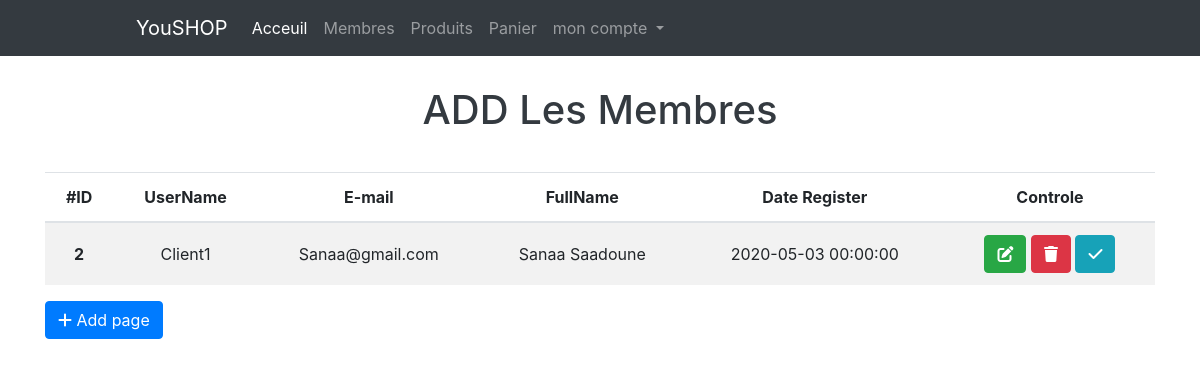
/members.php (signed in), run on the app's committed database.
### tables this page shows
CREATE TABLE IF NOT EXISTS `users` (
  `userID` int(11) NOT NULL AUTO_INCREMENT,
  `username` varchar(255) NOT NULL,
  `password` varchar(255) NOT NULL,
  `CIN` varchar(10) DEFAULT NULL,
  `email` varchar(255) NOT NULL,
  `fullname` varchar(255) NOT NULL,
  `groupeID` int(11) NOT NULL DEFAULT '0',
  `regStatus` int(11) NOT NULL DEFAULT '0',
  `dateRegistre` datetime NOT NULL,
  PRIMARY KEY (`userID`)
);

### members.php (the view, shortened to what this page needs)
<?php
if (isset($_SESSION['username'])) {
    include "init.php";
    $do = isset($_GET['do']) ? $_GET['do'] : 'manage';
    if ($do == 'manage') {
        $stmt = $db->prepare("SELECT * FROM users WHERE groupeID != 1");
        $stmt->execute(array());
        $rows = $stmt->fetchAll();
?>
        <div class="container">
            <h1 class="text-center">ADD Les Membres</h1>
            <div class="blank"></div>
            <div class="table-responsive table-center text-center">
                <table class="table table-striped">
                    <thead>
                        <tr>
                            <th scope="col">#ID</th>
                            <th scope="col">UserName</th>
                            <th scope="col">E-mail</th>
                            <th scope="col">FullName</th>
                            <th scope="col">Date Register</th>
                            <th scope="col">Controle</th>
                        </tr>
                    </thead>
                    <?php
                    foreach ($rows as $row) {
                    ?>
                        <tbody>
                            <tr>
                                <th scope="row"><?php echo $row['userID'] ?></th>
                                <td><?php echo $row['username'] ?></td>
                                <td><?php echo $row['email'] ?></td>
                                <td><?php echo $row['fullname'] ?></td>
                                <td> <?php echo $row['dateRegistre'] ?> </td>
                                <td>
                                    <a href="?do=edit&userID=<?php echo $row['userID'] ?>" class="btn btn-success" title="modifier"><i class="fas fa-edit"></i></a>
                                    <a href="?do=delete&userID=<?php echo $row['userID'] ?>" class="btn btn-danger confirm" title="supprimer"><i class="fas fa-trash"></i></a>
                                    <?php
                                    if ($row['regStatus'] == 0) {
                                    ?>
                                        <a href="?do=activate&userID=<?php echo $row['userID'] ?>" class="btn btn-info" title="confirmer"><i class="fas fa-check"></i></a>
                                    <?php } ?>
                                </td>
                            </tr>
                        </tbody>
                        <?php } ?>
                </table>
            </div>
            <a href="?do=add" class="btn btn-primary"><i class="fas fa-plus"></i> Add page</a>
        </div>
        <?php } else {
        $errorMsg = 'Tu peut pas entrer directement dans cette page';
        redirect($errorMsg, 5);
    }
    include $tplDirName . "footer.php";
} else {
    header('location: index.php');
}

### layout/css/backend.css (style rules this page uses)
.blank { height: 30px; }
h1 { color: #343a40; }
.fa-trash:before { color: white; }
.table td, .table th { vertical-align: middle; }

### data on the page
users: userID "2", username "Client1", email "Sanaa@gmail.com", fullname "Sanaa Saadoune", dateRegistre "2020-05-03 00:00:00"

### other printed values
lang('cartPage') "Panier"
